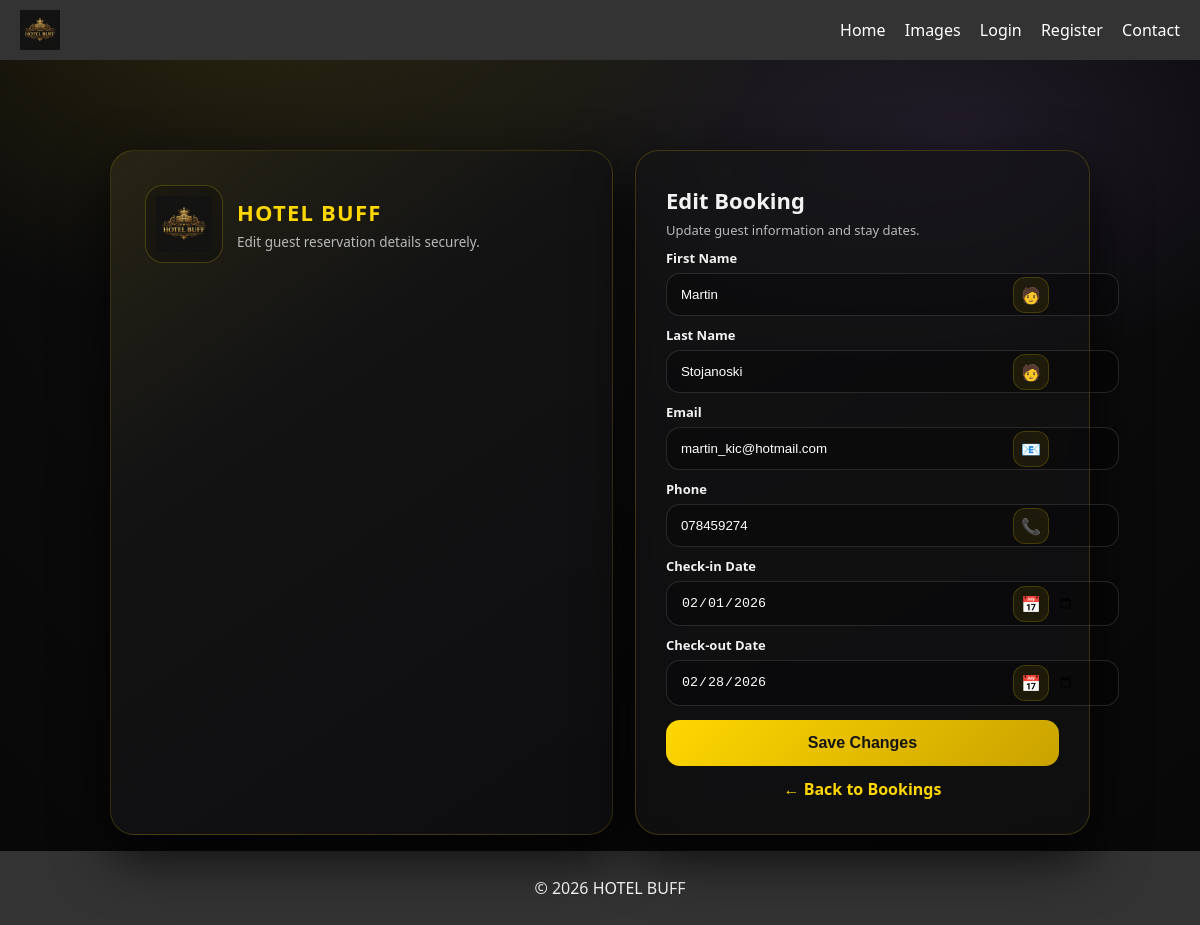
The page /admin/edit/29 on the database its author committed.
### tables this page shows
CREATE TABLE bookings (
            id INTEGER PRIMARY KEY AUTOINCREMENT,
            first_name TEXT NOT NULL,
            last_name TEXT NOT NULL,
            email TEXT NOT NULL,
            phone TEXT NOT NULL,
            checkin_date TEXT NOT NULL,
            checkout_date TEXT NOT NULL,
            created_at TEXT NOT NULL
        );

### app.py (the view, shortened to what this page needs)
@app.route("/admin/edit/<int:booking_id>", methods=["GET", "POST"])
def edit_booking(booking_id):
    conn = get_db_connection()
    booking = conn.execute(
        "SELECT * FROM bookings WHERE id=?",
        (booking_id,)
    ).fetchone()
    conn.close()
    return render_template("edit_booking.html", booking=booking)

### database.py (called while the page is built)
def get_db_connection():
    conn = sqlite3.connect(DB_NAME, timeout=10, check_same_thread=False)
    conn.row_factory = sqlite3.Row
    return conn

### templates/edit_booking.html (shortened to what this page needs)
{% extends "base.html" %}
{% block content %}
<div class="bg-particles">
  <span class="p"></span><span class="p"></span><span class="p"></span><span class="p"></span><span class="p"></span>
</div>
<div class="wrap">
  <div class="shell">
    <section class="brand-panel">
      <div class="brand-top">
        <div class="logo-hero">
          <img src="{{ url_for('static', filename='images/logo.png') }}" alt="HOTEL BUFF">
        </div>
        <div class="brand-title">
          <h1>HOTEL BUFF</h1>
          <p>Edit guest reservation details securely.</p>
        </div>
      </div>
    </section>
    <section class="card">
      <div class="head">
        <h2>Edit Booking</h2>
        <p>Update guest information and stay dates.</p>
      </div>
      <form method="POST">
        <div class="field">
          <label>First Name</label>
          <div class="control">
            <input type="text" name="first_name" value="{{ booking.first_name }}" required>
            <div class="icon">🧑</div>
          </div>
        </div>
        <div class="field">
          <label>Last Name</label>
          <div class="control">
            <input type="text" name="last_name" value="{{ booking.last_name }}" required>
            <div class="icon">🧑</div>
          </div>
        </div>
        <div class="field">
          <label>Email</label>
          <div class="control">
            <input type="email" name="email" value="{{ booking.email }}" required>
            <div class="icon">📧</div>
          </div>
        </div>
        <div class="field">
          <label>Phone</label>
          <div class="control">
            <input type="text" name="phone" value="{{ booking.phone }}" required>
            <div class="icon">📞</div>
          </div>
        </div>
        <div class="field">
          <label>Check-in Date</label>
          <div class="control">
            <input type="date" name="checkin_date" value="{{ booking.checkin_date }}" required>
            <div class="icon">📅</div>
          </div>
        </div>
        <div class="field">
          <label>Check-out Date</label>
          <div class="control">
            <input type="date" name="checkout_date" value="{{ booking.checkout_date }}" required>
            <div class="icon">📅</div>
          </div>
        </div>
        <button class="btn" type="submit">Save Changes</button>
        <div class="link">
          <a href="{{ url_for('admin_bookings') }}">← Back to Bookings</a>
        </div>
      </form>
    </section>
  </div>
</div>
{% endblock %}

### static/css/style.css (style rules this page uses)
body { font-family: Arial, sans-serif; margin: 0; padding: 0; background-color: #f5f5f5; }

### templates/edit_booking.html (style rules this page uses)
:root { --bg1:#0b0b0c; --card: rgba(20,20,22,.62); --stroke: rgba(255,215,0,.18); --gold:#ffd700; --gold2:#c9a200; --text:#f2f2f2; --muted:#b9b9b9; --danger:#ff4d4d; --ok:#4dff8b; }
body { background: radial-gradient(900px 520px at 20% 0%, rgba(255,215,0,.10), transparent 60%), radial-gradient(700px 420px at 80% 15%, rgba(187,134,252,.10), transparent 55%), radial-gradient(circle at top, #161616, #0b0b0c 55%, #070708); color: var(--text); font-family: "Segoe UI", system-ui, Arial, sans-serif; overflow-x:hidden; }
.bg-particles { position: fixed; inset:0; pointer-events:none; z-index:0; opacity:.55; }
.p { position:absolute; width:6px; height:6px; border-radius:999px; background: radial-gradient(circle, rgba(255,215,0,.9), rgba(255,215,0,.05)); animation: float 9s ease-in-out infinite; }
.p:nth-child(1) { left:10%; top:22%; }
.p:nth-child(2) { left:22%; top:76%; }
.p:nth-child(3) { left:60%; top:18%; }
.p:nth-child(4) { left:84%; top:60%; }
.p:nth-child(5) { left:50%; top:82%; }
.wrap { position: relative; z-index:1; min-height: calc(100vh - 160px); display:flex; align-items:center; justify-content:center; padding: 70px 14px; }
.shell { width:100%; max-width: 980px; display:grid; grid-template-columns: 1.05fr .95fr; gap: 22px; }
.brand-panel { border-radius: 24px; background: linear-gradient(145deg, rgba(255,215,0,.08), rgba(0,0,0,.0) 35%), linear-gradient(145deg, #151516, #0e0e10); border: 1px solid rgba(255,215,0,.16); box-shadow: 0 22px 55px rgba(0,0,0,.75); padding: 34px; position: relative; overflow:hidden; }
.brand-top { display:flex; gap:14px; align-items:center; margin-bottom:18px; }
.logo-hero { width:76px; height:76px; border-radius:18px; background: rgba(0,0,0,.25); border:1px solid rgba(255,215,0,.22); display:flex; align-items:center; justify-content:center; }
.logo-hero img { width:56px; }
.brand-title h1 { margin:0; font-size: 22px; letter-spacing:1.2px; color: var(--gold); }
.brand-title p { margin:6px 0 0; color: var(--muted); font-size: 13.5px; }
.card { border-radius: 24px; background: var(--card); border: 1px solid var(--stroke); backdrop-filter: blur(10px); box-shadow: 0 22px 55px rgba(0,0,0,.78); padding: 34px 30px; position: relative; }
.head h2 { margin:0; font-size:22px; }
.head p { margin:6px 0 0; color:var(--muted); font-size:13px; }
.field { margin-top:10px; }
.field label { display:block; margin-bottom:6px; font-weight:700; font-size:13px; }
.control { position:relative; }
.control input { width:100%; padding:13px 44px 13px 14px; border:1px solid rgba(255,255,255,.12); border-radius:14px; background: rgba(0,0,0,.28); color:#fff; }
.icon { position:absolute; right:10px; top:50%; transform:translateY(-50%); width:34px; height:34px; border-radius:12px; border:1px solid rgba(255,215,0,.18); background: rgba(255,215,0,.08); display:flex; align-items:center; justify-content:center; }
.btn { width:100%; margin-top:14px; padding:14px; border:none; border-radius:14px; background: linear-gradient(135deg, var(--gold), var(--gold2)); color:#151515; font-size:16px; font-weight:900; cursor:pointer; transition:.25s; }
.link { margin-top:12px; text-align:center; }
.link a { color: var(--gold); text-decoration:none; font-weight:900; }

### rows shown on the page
bookings: first_name "Martin", last_name "Stojanoski", email "martin_kic@hotmail.com", phone "078459274", checkin_date "02/01/2026", checkout_date "02/28/2026"
